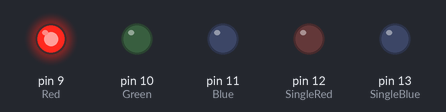
A sketch run on a simulated Arduino Uno, built with avr-gcc and run on an emulated ATmega328P. Shown: output pins drawn as LEDs (lit = HIGH).

Above: at 0.1 s.
At 4.1 s:
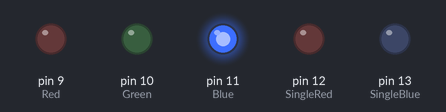
At 6.1 s:
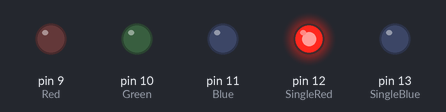
At 8.1 s:
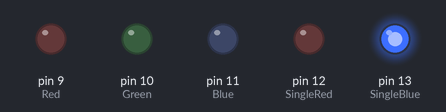
At 22.3 s:
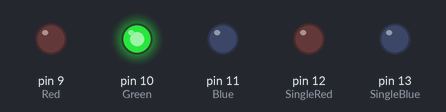
At 37.2 s:
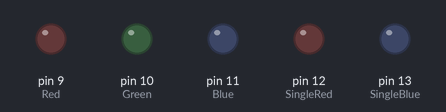
Timing chart, 0 to 40.0 s (numbered marks = the images above):
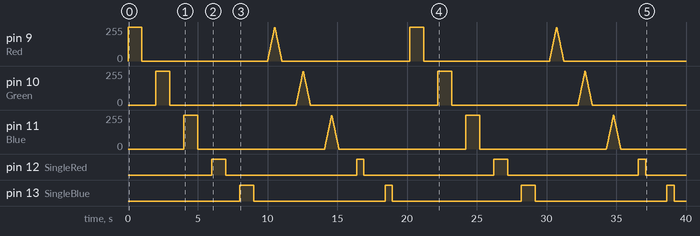

Measured:
- by itself, pin 12 (SingleRed): LOW → HIGH at 6.0 s, → LOW 1.0 s later, → HIGH 9.4 s later, → LOW 0.52 s later, … (8 changes in this stretch)
- by itself, pin 13 (SingleBlue): LOW → HIGH at 8.0 s, → LOW 1.0 s later, → HIGH 9.4 s later, → LOW 0.52 s later, … (8 changes in this stretch)

The sketch:

Uno_RGB.ino
```cpp
/*
   Uno_RGB.ino

   Controlling RGB LED w/ common cathode & single LEDs
   Created 1019-09-15 Claus Kühnel info@ckuehnel.ch
*/

enum{Red = 9, Green, Blue,SingleRed, SingleBlue};

void setup()
{
  pinMode(Red, OUTPUT); digitalWrite(Red,LOW);
  pinMode(Green, OUTPUT); digitalWrite(Green, LOW);
  pinMode(Blue, OUTPUT); digitalWrite(Blue, LOW);
  pinMode(SingleRed, OUTPUT); digitalWrite(Green, LOW);
  pinMode(SingleBlue, OUTPUT); digitalWrite(Blue, LOW);
}

void loop()
{
  blinkLED(Red);
  blinkLED(Green);
  blinkLED(Blue);
  blinkLED(SingleRed);
  blinkLED(SingleBlue);
  fadeLED(Red);
  fadeLED(Green);
  fadeLED(Blue);
  fadeLED(SingleRed);
  fadeLED(SingleBlue);
}
```

blinkLED.ino
```cpp
void blinkLED(int RGB)
{
  digitalWrite(RGB, HIGH);
  delay(1000);
  digitalWrite(RGB, LOW);
  delay(1000);
}
```

fadeLED.ino
```cpp
void fadeLED(int RGB)
{
  int i = 0;
  while (i <= 255)
  {
    analogWrite(RGB, i);
    delay(10);
    i += 5;
  }

  i = 255;
  while (i >=0)
  {
    analogWrite(RGB, i);
    delay(10);
    i -= 5;
  }
  delay(1000);
}
```
